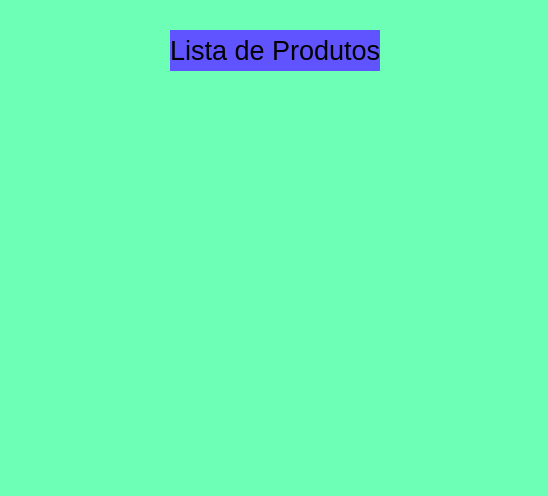
<?xml version="1.0" encoding="UTF-8"?>
<ui version="4.0">
 <class>MainWindow</class>
 <widget class="QMainWindow" name="MainWindow">
  <property name="geometry">
   <rect>
    <x>0</x>
    <y>0</y>
    <width>548</width>
    <height>496</height>
   </rect>
  </property>
  <property name="windowTitle">
   <string>MainWindow</string>
  </property>
  <property name="styleSheet">
   <string notr="true">background-color: rgb(110, 255, 183);</string>
  </property>
  <widget class="QWidget" name="centralwidget">
   <widget class="QLabel" name="label">
    <property name="geometry">
     <rect>
      <x>170</x>
      <y>30</y>
      <width>210</width>
      <height>41</height>
     </rect>
    </property>
    <property name="font">
     <font>
      <pointsize>20</pointsize>
     </font>
    </property>
    <property name="styleSheet">
     <string notr="true">background-color: rgb(95, 84, 255);</string>
    </property>
    <property name="text">
     <string>Lista de Produtos</string>
    </property>
   </widget>
  </widget>
  <widget class="QMenuBar" name="menubar">
   <property name="geometry">
    <rect>
     <x>0</x>
     <y>0</y>
     <width>548</width>
     <height>21</height>
    </rect>
   </property>
  </widget>
  <widget class="QStatusBar" name="statusbar"/>
 </widget>
 <resources/>
 <connections/>
</ui>
